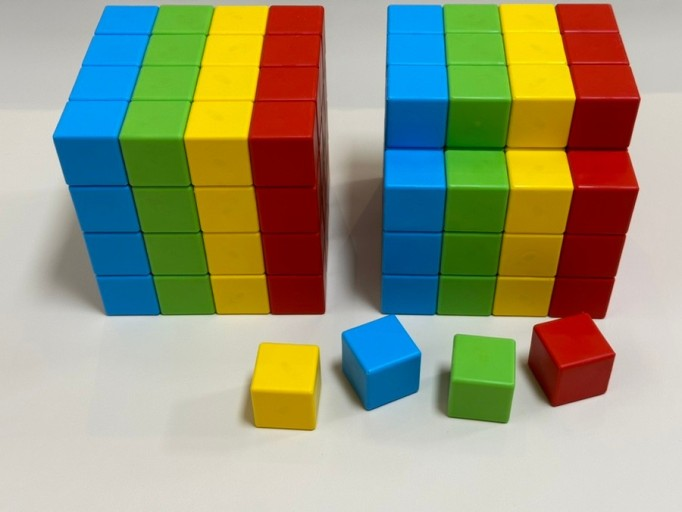
#> input picture OpenCV/Day2/cube.jpg, 682 x 512 px
$ python ex6.py
#> lines starting #> are read from the running program, lines starting #| are printed output that depends on the picture; after the words box and inside, x2 and y2 are one past the last pixel; in counts of white or black regions, pixels touching at a corner belong together
import cv2
img=cv2.imread('cube.jpg')
#> img is the input picture: shape (512, 682, 3); mean B, G, R 122.4, 152.5, 152.3
cv2.imshow("img",img)
cv2.waitKey(0)
t,tr_img=cv2.threshold(img[:,:,2],0,255,cv2.THRESH_BINARY)
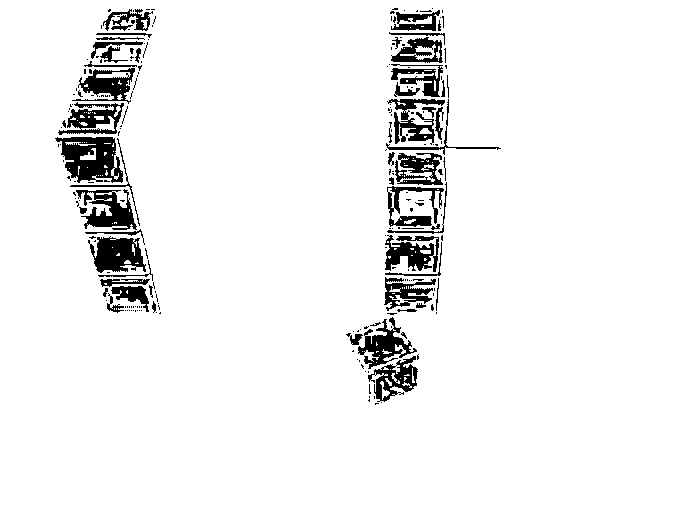
#> tr_img: shape (512, 682); 94.1% white; 224 black regions (171 under 20 px), largest, box (x1, y1, x2, y2) and area: (55, 137, 123, 183) 1979, (88, 236, 146, 273) 1386, (76, 189, 137, 230) 1268
print(cv2.THRESH_BINARY)
print(cv2.THRESH_OTSU)
cv2.imshow("img",tr_img)
cv2.waitKey(0)
